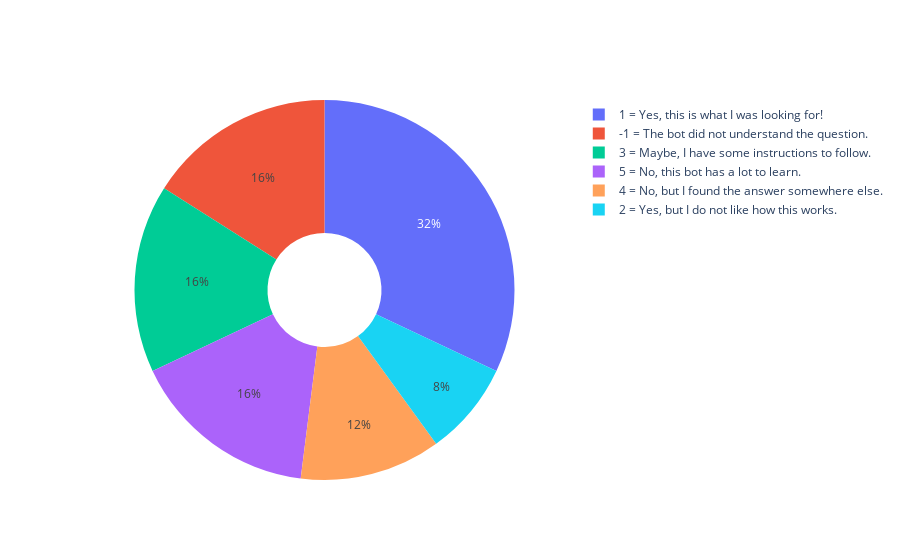

Write notebook code for a chart like this one.
### Code cell
# Interactive Pie Chart using Plotly
# Use `hole` to create a donut-like pie chart
fig = go.Figure(data=[go.Pie(labels=scores, values=counts, hole=.3)])
fig.show()

### Figure 1 — Plotly figure (JSON) as saved in the notebook; plotly's stock layout.template omitted (floating-point values rounded to 4 significant figures)
{"data": [{"hole": 0.3, "labels": ["-1 = The bot did not understand the question.", "1 = Yes, this is what I was looking for!", "2 = Yes, but I do not like how this works.", "3 = Maybe, I have some instructions to follow.", "4 = No, but I found the answer somewhere else.", "5 = No, this bot has a lot to learn."], "type": "pie", "values": [4, 8, 2, 4, 3, 4]}], "layout": {}}
